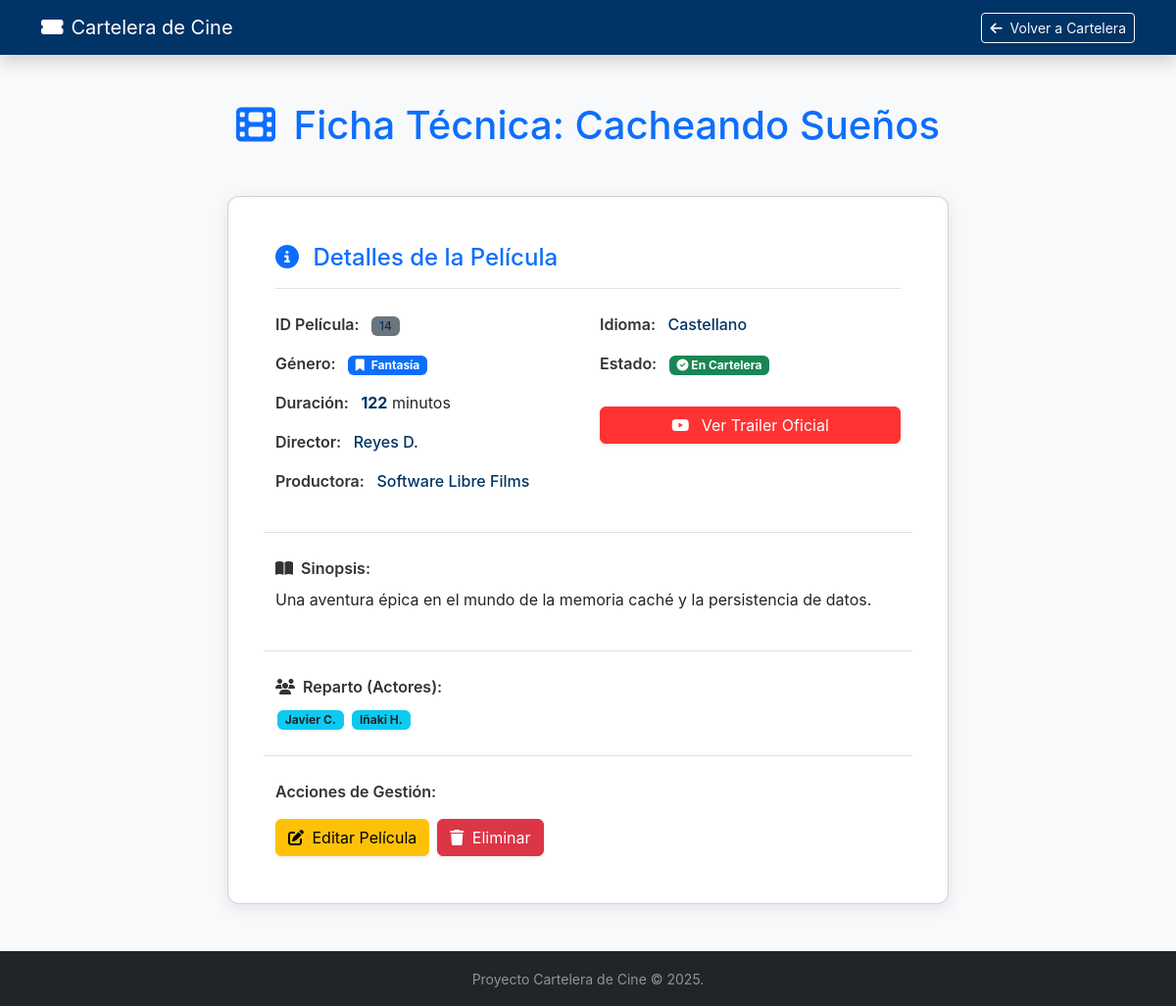
The page /peliculas/14 on the database its author committed.
### app/models/pelicula.py (models this page shows, shortened)
class PeliculaORM(Base):
    __tablename__ = "peliculas"
    id: Mapped[int] = mapped_column(primary_key=True, autoincrement=True)
    titulo: Mapped[str] = mapped_column(String(255), nullable=False)
    genero_id: Mapped[int] = mapped_column(ForeignKey("generos.id"), nullable=False)
    duracion: Mapped[int] = mapped_column(Integer, nullable=False) # int, no float
    disponible: Mapped[bool] = mapped_column(Boolean, default=True, nullable=False)
    director: Mapped[str | None] = mapped_column(String(100), nullable=True)
    descripcion: Mapped[str | None] = mapped_column(String(1000), nullable=True)
    trailer: Mapped[str | None] = mapped_column(String(255), nullable=True)
    productora: Mapped[str | None] = mapped_column(String(100), nullable=True)
    idioma: Mapped[str | None] = mapped_column(String(50), nullable=True)
    vose: Mapped[bool | None] = mapped_column(Boolean, nullable=True)
    actores: Mapped[list[str] | None] = mapped_column(JSON, nullable=True)
    genero: Mapped["GeneroORM"] = relationship(back_populates="peliculas")

### app/models/genero.py (models this page shows, shortened)
class GeneroORM(Base):
    __tablename__ = "generos"
    id: Mapped[int] = mapped_column(primary_key=True, autoincrement=True)
    nombre: Mapped[str] = mapped_column(String(100), nullable=False, unique=True)
    descripcion: Mapped[str | None] = mapped_column(String(500), nullable=True)
    peliculas: Mapped[List["PeliculaORM"]] = relationship(
        back_populates="genero",
        cascade="all, delete-orphan" # Opcional: si borro un género, borra sus películas
    )

### app/routers/pelicula_router.py (the view)
@router.get("/{pelicula_id}", tags=["Web UI"])
def view_pelicula_detalle(pelicula_id: int, request: Request, db: Session = Depends(get_db)):
    pelicula = pelicula_service.get_pelicula_detalle(db, pelicula_id)
    if not pelicula:
        raise HTTPException(status_code=404, detail="Película no encontrada")
    return templates.TemplateResponse(
        "pelicula_detalle.html",
        {"request": request, "pelicula": pelicula}
    )

### templates/pelicula_detalle.html (shortened to what this page needs)
<!DOCTYPE html>
<html lang="es">
<head>
    <link href="https://cdn.jsdelivr.net/npm/bootstrap@5.3.3/dist/css/bootstrap.min.css" rel="stylesheet"
        xintegrity="sha384-QWTKZyjpPEjISv5WaRU9OFeRpok6YctnYmDr5pNlyT2bRjXh0JMhjY6hW+ALEwIH">
    <link rel="stylesheet" href="https://cdnjs.cloudflare.com/ajax/libs/font-awesome/6.5.2/css/all.min.css"
        xintegrity="sha512-SnH5WK+bZxgPHs44uWIX+LLMDJzL3gUq73K2qI90U8v8lC6W9lJvGvE8j+N5i3F3aH8O/2p1x9h6O2A1g==" />
</head>
<body>
    <nav class="navbar navbar-expand-lg navbar-dark shadow sticky-top">
        <div class="container">
            <a class="navbar-brand d-flex align-items-center" href="/"><i class="fas fa-ticket-alt me-2"></i> Cartelera de Cine</a>
            <div class="ms-auto"><a class="btn btn-outline-light btn-sm" href="/"><i class="fas fa-arrow-left me-1"></i> Volver a Cartelera</a></div>
        </div>
    </nav>
    <main class="container my-5">
        <h1 class="text-center mb-5 text-primary-accent">
            <i class="fas fa-film me-2"></i> Ficha Técnica: {{ pelicula.titulo }}
        </h1>
        <div class="row justify-content-center">
            <div class="col-lg-10 col-xl-8">
                <div class="card p-4 p-md-5">
                    <h4 class="border-bottom pb-3 mb-4 text-primary-accent"><i class="fas fa-info-circle me-2"></i> Detalles de la Película</h4>
                    <div class="row g-4">
                        <div class="col-md-6">
                            <p class="mb-3">
                                <span class="detail-label">ID Película:</span>
                                <span class="badge bg-secondary data-value">{{ pelicula.id }}</span>
                            </p>
                            <p class="mb-3">
                                <span class="detail-label">Género:</span>
                                <span class="badge bg-primary">
                                    <i class="fas fa-bookmark me-1"></i> {{ pelicula.genero.nombre if pelicula.genero else 'Sin Género' }}
                                </span>
                            </p>
                            <p class="mb-3">
                                <span class="detail-label">Duración:</span>
                                <span class="data-value fw-bold">{{ pelicula.duracion }}</span> minutos
                            </p>
                            <p class="mb-3">
                                <span class="detail-label">Director:</span>
                                <span class="data-value">{{ pelicula.director if pelicula.director else 'Desconocido' }}</span>
                            </p>
                            <p class="mb-3">
                                <span class="detail-label">Productora:</span>
                                <span class="data-value">{{ pelicula.productora if pelicula.productora else 'N/A' }}</span>
                            </p>
                        </div>
                        <div class="col-md-6">
                            <p class="mb-3">
                                <span class="detail-label">Idioma:</span>
                                <span class="data-value">{{ pelicula.idioma if pelicula.idioma else 'N/A' }}</span>
                            </p>
                            <p class="mb-3">
                                <span class="detail-label">Estado:</span>
                                {% if pelicula.disponible %}
                                    <span class="badge bg-success"><i class="fas fa-check-circle"></i> En Cartelera</span>
                                {% else %}
                                    <span class="badge bg-danger"><i class="fas fa-times-circle"></i> Retirada</span>
                                {% endif %}
                            </p>
                            {% if pelicula.trailer %}
                            <a href="{{ pelicula.trailer }}" target="_blank" class="btn btn-danger trailer-btn mt-3 shadow-sm w-100">
                                <i class="fab fa-youtube me-2"></i> Ver Trailer Oficial
                            </a>
                            {% endif %}
                        </div>
                        <div class="col-12 border-top pt-4">
                            <p class="detail-label mb-2"><i class="fas fa-book-open me-1"></i> Sinopsis:</p>
                            <p>{{ pelicula.descripcion if pelicula.descripcion else 'Descripción no proporcionada.' }}</p>
                        </div>
                        <div class="col-12 border-top pt-4">
                            <p class="detail-label mb-2"><i class="fas fa-users me-1"></i> Reparto (Actores):</p>
                            {% if pelicula.actores and pelicula.actores|length > 0 %}
                                {% for actor in pelicula.actores %}
                                    <span class="badge bg-info text-dark actor-badge">{{ actor }}</span>
                                {% endfor %}
                            {% else %}
                                <p class="text-muted small">No hay información de reparto disponible.</p>
                            {% endif %}
                        </div>
                        <div class="col-12 border-top pt-4 mt-4">
                            <p class="detail-label mb-3">Acciones de Gestión:</p>
                            <div class="d-flex gap-2">
                                <a href="/peliculas/editar/{{ pelicula.id }}" class="btn btn-warning shadow-sm">
                                    <i class="fas fa-edit me-1"></i> Editar Película
                                </a>
                                <button type="button" class="btn btn-danger shadow-sm" data-bs-toggle="modal" data-bs-target="#confirmDeleteModal">
                                    <i class="fas fa-trash me-1"></i> Eliminar
                                </button>
                            </div>
                        </div>
                    </div>
                </div>
            </div>
        </div>
    </main>
    <footer class="bg-dark text-white-50 py-3 mt-5">
        <div class="container text-center"><small>Proyecto Cartelera de Cine &copy; 2025.</small></div>
    </footer>
</body>
</html>

### templates/pelicula_detalle.html (style rules this page uses)
body { background-color: #f8f9fa; font-family: 'Inter', sans-serif; }
.navbar { background-color: #003366 !important; }
.card { border-radius: 12px; box-shadow: 0 4px 15px rgba(0, 51, 102, 0.1); }
.text-primary-accent { color: #0d6efd !important; }
.detail-label { font-weight: 600; color: #333; margin-right: 0.5rem; }
.data-value { color: #003366; font-weight: 500; }
.trailer-btn { background-color: #ff3333; border-color: #ff3333; }
.actor-badge { margin: 2px; }

### rows shown on the page
PeliculaORM: titulo "Cacheando Sueños", id "14", duracion "122", director "Reyes D.", productora "Software Libre Films", idioma "Castellano", descripcion "Una aventura épica en el mundo de la memoria caché y la persistencia de datos."
GeneroORM: genero "Fantasía"

### other values the page prints
{{ actor }} "Javier C." "Iñaki H."
